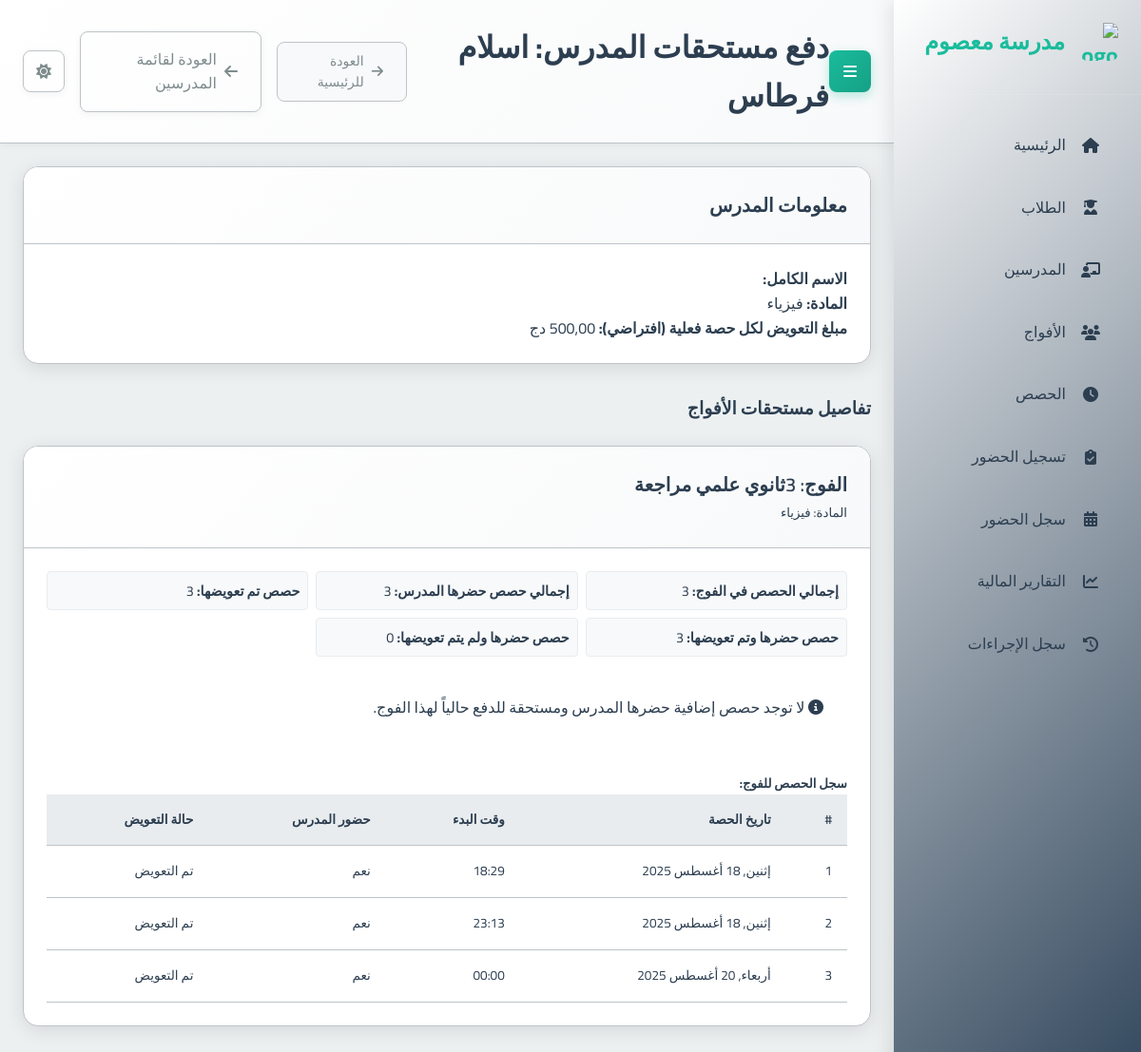
Page /payments/teacher/1/ on the committed database.
### school_app/models.py (models this page shows, shortened)
class Teacher(models.Model):
    full_name = models.CharField(max_length=201, verbose_name="الاسم الكامل")
    phone_number = models.CharField(max_length=20, unique=True, verbose_name="رقم الهاتف")
    subject = models.ForeignKey(Subject, on_delete=models.PROTECT, verbose_name="المادة الأساسية")
    created_at = models.DateTimeField(auto_now_add=True, verbose_name="تاريخ الإنشاء")
    class Meta:
        verbose_name = "مدرس"
        verbose_name_plural = "المدرسون"

class Subject(models.Model):
    name = models.CharField(max_length=100, verbose_name="اسم المادة")
    class Meta:
        verbose_name = "مادة دراسية"
        verbose_name_plural = "المواد الدراسية"

class Session(models.Model):
    group = models.ForeignKey(Group, on_delete=models.CASCADE, related_name='sessions', verbose_name="الفوج")
    date = models.DateField(verbose_name="التاريخ")
    start_time = models.TimeField(verbose_name="وقت البدء")
    duration = models.DecimalField(max_digits=4, decimal_places=2, verbose_name="المدة (ساعات)")
    teacher_attended = models.BooleanField(default=True, verbose_name="حضور المدرس")
    teacher_compensated = models.BooleanField(default=False, verbose_name="تم تعويض المدرس")
    teacher_payment_amount = models.DecimalField(max_digits=10, decimal_places=2, default=Decimal('0.00'), verbose_name="المبلغ المدفوع للمدرس")
    created_at = models.DateTimeField(auto_now_add=True, verbose_name="تاريخ الإنشاء")
    class Meta:
        verbose_name = "حصة"
        verbose_name_plural = "الحصص"

class Group(models.Model):
    name = models.CharField(max_length=100, verbose_name="اسم الفوج")
    subject = models.ForeignKey(Subject, on_delete=models.PROTECT, verbose_name="المادة")
    teacher = models.ForeignKey(Teacher, on_delete=models.CASCADE, verbose_name="المدرس")
    academic_levels = models.ManyToManyField(AcademicLevel, verbose_name="المستويات الدراسية المتوافقة")
    price_per_4_sessions = models.DecimalField(max_digits=10, decimal_places=2, verbose_name="السعر لكل 4 حصص")
    session_day = models.IntegerField(choices=[
        (0, 'الاثنين'),
        (1, 'الثلاثاء'),
        (2, 'الأربعاء'),
        (3, 'الخميس'),
        (4, 'الجمعة'),
        (5, 'السبت'),
        (6, 'الأحد')
    ], verbose_name="يوم الحصة")
    session_start_time = models.TimeField(verbose_name="وقت بداية الحصة")
    session_duration = models.DecimalField(max_digits=4, decimal_places=2, default=1.5, verbose_name="مدة الحصة (ساعات)")
    students = models.ManyToManyField(Student, through='StudentGroup', blank=True, verbose_name="الطلاب المسجلون")
    created_at = models.DateTimeField(auto_now_add=True, verbose_name="تاريخ الإنشاء")
    is_continuous = models.BooleanField(default=False, verbose_name="فوج مستمر (تُنشأ الحصص أسبوعياً تلقائياً)")
    created_sessions_until = models.DateField(null=True, blank=True, verbose_name="تم إنشاء الحصص حتى تاريخ")
    class Meta:
        verbose_name = "فوج"
        verbose_name_plural = "الأفواج"

### school_app/views.py (the view, shortened to what this page needs)
# urls.py: path('payments/teacher/<int:teacher_id>/', views.teacher_payment, name='teacher_payment'),
def teacher_payment(request, teacher_id):
    teacher = get_object_or_404(Teacher, id=teacher_id)
    page_title = f"دفع مستحقات المدرس: {teacher.full_name}"
    payment_info_by_group = []
    taught_groups = Group.objects.filter(teacher=teacher).prefetch_related('sessions', 'subject')
    for group in taught_groups:
        group_sessions_qs = group.sessions.all().order_by('date', 'start_time')
        total_sessions_in_group = group_sessions_qs.count()
        compensated_session_count = 0
        uncompensated_session_count = 0 # All uncompensated sessions for this group
        attended_and_compensated_count = 0
        attended_not_compensated_count = 0 # Attended by teacher but not yet compensated
        teacher_attended_total_count = 0
        session_details_list = []
        for session_obj in group_sessions_qs:
            teacher_attended_status = session_obj.teacher_attended if session_obj.teacher_attended is not None else False
            if teacher_attended_status:
                teacher_attended_total_count +=1
            if session_obj.teacher_compensated:
                compensated_session_count += 1
                if teacher_attended_status:
                    attended_and_compensated_count += 1
            else: # Not compensated
                uncompensated_session_count += 1
                if teacher_attended_status:
                    attended_not_compensated_count += 1
            session_details_list.append({
                'id': session_obj.id,
                'date': session_obj.date,
                'start_time': session_obj.start_time.strftime("%H:%M"),
                'teacher_attended': teacher_attended_status,
                'teacher_compensated': session_obj.teacher_compensated,
            })
        payment_info_by_group.append({
            'group_id': group.id,
            'group_name': group.name,
            'subject_name': group.subject.name,
            'total_sessions_in_group': total_sessions_in_group,
            'teacher_attended_total_count': teacher_attended_total_count,
            'compensated_session_count': compensated_session_count, # Total compensated for this group
            'uncompensated_session_count': uncompensated_session_count, # Total uncompensated for this group
            'attended_and_compensated_count': attended_and_compensated_count,
            'attended_not_compensated_count': attended_not_compensated_count, # Key for form: sessions eligible for payment
            'session_details': session_details_list,
        })
    context = {
        'teacher': teacher,
        'payment_info_by_group': payment_info_by_group,
        'TEACHER_PAY_PER_SESSION_AMOUNT': TEACHER_PAY_PER_SESSION_AMOUNT, # Placeholder for display
        'page_title': page_title
    }
    return render(request, 'school_app/teacher_payment.html', context)

### templates/school_app/teacher_payment.html (shortened to what this page needs)
{% extends "base.html" %}
{% block page_title %}{{ page_title }}{% endblock %}
{% block header_actions %}
  <a href="{% url 'teacher_list' %}" class="btn btn-outline-secondary">
    <i class="fas fa-arrow-left"></i> العودة لقائمة المدرسين
  </a>
{% endblock %}
{% block content %}
<div class="container-fluid">
  <div class="card mb-4">
    <div class="card-header">
      <h3 class="card-title">معلومات المدرس</h3>
    </div>
    <div class="card-body">
      <p><strong>الاسم الكامل:</strong> {{ teacher.first_name }} {{ teacher.last_name }}</p>
      <p><strong>المادة:</strong> {{ teacher.subject.name }}</p>
      <p><strong>مبلغ التعويض لكل حصة فعلية (افتراضي):</strong> {{ TEACHER_PAY_PER_SESSION_AMOUNT|floatformat:2 }} دج</p>
    </div>
  </div>
  {% if payment_info_by_group %}
    <h3 class="mb-3">تفاصيل مستحقات الأفواج</h3>
    {% for group_info in payment_info_by_group %}
      <div class="card mb-4">
        <div class="card-header bg-light">
          <h4 class="card-title mb-0">الفوج: {{ group_info.group_name }}</h4>
          <small class="text-muted">المادة: {{ group_info.subject_name }}</small>
        </div>
        <div class="card-body">
          <div class="payment-summary-grid mb-3">
              <div><strong>إجمالي الحصص في الفوج:</strong> {{ group_info.total_sessions_in_group }}</div>
              <div><strong>إجمالي حصص حضرها المدرس:</strong> <span class="font-weight-bold">{{ group_info.teacher_attended_total_count }}</span></div>
              <div><strong>حصص تم تعويضها:</strong> <span class="text-success font-weight-bold">{{ group_info.compensated_session_count }}</span></div>
              <div><strong>حصص حضرها وتم تعويضها:</strong> <span class="text-success">{{ group_info.attended_and_compensated_count }}</span></div>
              <div><strong>حصص حضرها ولم يتم تعويضها:</strong> <span class="text-danger font-weight-bold">{{ group_info.attended_not_compensated_count }}</span></div>
          </div>
          {% if group_info.attended_not_compensated_count > 0 %}
          <form method="post" action="{% url 'teacher_payment' teacher.id %}" class="border p-3 rounded bg-white shadow-sm mb-3">
            {% csrf_token %}
            <input type="hidden" name="action" value="pay_teacher_sessions">
            <input type="hidden" name="group_id" value="{{ group_info.group_id }}">
            <div class="form-row align-items-end">
              <div class="col-md-5 col-sm-7 mb-2">
                <label for="sessions_to_compensate_{{ group_info.group_id }}">عدد الحصص (التي حضرها المدرس) للدفع:</label>
                <input type="number" class="form-control" id="sessions_to_compensate_{{ group_info.group_id }}" name="sessions_to_compensate_count" value="{{ group_info.attended_not_compensated_count }}" min="1" max="{{ group_info.attended_not_compensated_count }}">
              </div>
              <div class="col-md-auto col-sm-5 mb-2">
                <button type="submit" class="btn btn-primary btn-block">
                  <i class="fas fa-hand-holding-usd"></i> دفع المستحقات
                </button>
              </div>
            </div>
            <small class="form-text text-muted">سيتم دفع المستحقات لأقدم الحصص التي حضرها المدرس ولم يتم تعويضه عنها بعد.</small>
          </form>
          {% else %}
            <p class="alert alert-info"><i class="fas fa-info-circle"></i> لا توجد حصص إضافية حضرها المدرس ومستحقة للدفع حالياً لهذا الفوج.</p>
          {% endif %}
          <h5 class="mt-4">سجل الحصص للفوج:</h5>
          <div class="table-responsive">
            <table class="table table-sm table-bordered table-hover" style="font-size: 0.85rem;">
              <thead class="thead-light">
                <tr>
                  <th>#</th>
                  <th>تاريخ الحصة</th>
                  <th>وقت البدء</th>
                  <th>حضور المدرس</th>
                  <th>حالة التعويض</th>
                </tr>
              </thead>
              <tbody>
                {% for session_detail in group_info.session_details %}
                  <tr class="{% if not session_detail.teacher_compensated and session_detail.teacher_attended %}table-warning{% elif session_detail.teacher_compensated and not session_detail.teacher_attended %}table-info{% endif %}">
                    <td>{{ forloop.counter }}</td>
                    <td>{{ session_detail.date|date:"D, d M Y" }}</td>
                    <td>{{ session_detail.start_time }}</td>
                    <td>
                      {% if session_detail.teacher_attended %}
                        <span class="badge badge-success">نعم</span>
                      {% elif session_detail.teacher_attended is None %}
                        <span class="badge badge-secondary">لم يحدد</span>
                      {% else %}
                        <span class="badge badge-danger">لا</span>
                      {% endif %}
                    </td>
                    <td>
                      {% if session_detail.teacher_compensated %}
                        <span class="badge badge-success">تم التعويض</span>
                      {% else %}
                        <span class="badge badge-warning">لم يتم التعويض</span>
                      {% endif %}
                    </td>
                  </tr>
                {% empty %}
                  <tr>
                    <td colspan="5" class="text-center text-muted">لا توجد حصص مجدولة لهذا الفوج بعد.</td>
                  </tr>
                {% endfor %}
              </tbody>
            </table>
          </div>
        </div>
      </div>
    {% endfor %}
  {% else %}
    <p class="text-center text-muted lead mt-4">هذا المدرس غير مسجل في أي فوج حالياً أو لا توجد أفواج متاحة.</p>
  {% endif %}
</div>
{% endblock %}

### static/css/main.css (style rules this page uses)
:root { --primary-color: #2c3e50; --primary-light: #34495e; --primary-darker: #1a252f; --accent-color: #1abc9c; --accent-light: #2fe2b3; --accent-dark: #16a085; --text-color: #2c3e50; --text-secondary: #7f8c8d; --text-on-primary: #ffffff; --text-on-accent: #ffffff; --text-nav: #2c3e50; --background-color: #ecf0f1; --card-background: #ffffff; --input-background: #ffffff; --border-color: #bdc3c7; --input-border-color: #bdc3c7; --success-color: #2ecc71; --warning-color: #f39c12; --error-color: #e74c3c; --info-color: #1E90FF; --table-header-background: #e9ecef; --table-row-hover-background: #f8f9fa; --box-shadow-color: rgba(0, 0, 0, 0.1); --box-shadow-color-hover: rgba(0, 0, 0, 0.15); --box-shadow-soft-color: rgba(0, 0, 0, 0.05); --subtle-background: #f8f9fa; --spacing-xs: 8px; --spacing-sm: 16px; --spacing-md: 24px; --spacing-lg: 32px; --spacing-xl: 48px; --font-family: 'Cairo', sans-serif; --font-size-xs: 12px; --font-size-sm: 14px; --font-size-md: 16px; --font-size-lg: 20px; --font-size-xl: 24px; --font-size-xxl: 32px; --border-radius-sm: 4px; --border-radius-md: 8px; --border-radius-lg: 16px; --transition-fast: 0.2s ease; --transition-normal: 0.3s ease; --transition-slow: 0.5s ease; --sidebar-width: 260px; }
* { margin: 0; padding: 0; box-sizing: border-box; direction: rtl; }
html { direction: rtl; font-size: 16px; }
body { font-family: var(--font-family); background-color: var(--background-color); color: var(--text-color); line-height: 1.6; transition: background-color var(--transition-normal), color var(--transition-normal); overflow-x: hidden; }
.card { background-color: var(--card-background); border-radius: var(--border-radius-lg); box-shadow: 0 4px 20px var(--box-shadow-color); margin-bottom: var(--spacing-md); overflow: hidden; transition: all var(--transition-normal); border: 1px solid var(--border-color); }
.card-header { padding: var(--spacing-md); border-bottom: 1px solid var(--border-color); background: linear-gradient(135deg, var(--card-background) 0%, var(--subtle-background) 100%); }
.card-title { font-size: var(--font-size-lg); font-weight: 600; margin: 0; color: var(--text-color); }
.card-body { padding: var(--spacing-md); color: var(--text-color); }
.btn { font-family: var(--font-family); padding: var(--spacing-sm) var(--spacing-md); border: none; border-radius: var(--border-radius-md); cursor: pointer; font-size: var(--font-size-md); font-weight: 500; text-decoration: none; display: inline-flex; align-items: center; gap: var(--spacing-xs); transition: all var(--transition-fast); box-shadow: 0 2px 8px var(--box-shadow-soft-color); }
.btn-outline-secondary { background-color: transparent; border: 1px solid var(--border-color); color: var(--text-secondary); }
.alert { padding: var(--spacing-md); border-radius: var(--border-radius-md); margin-bottom: var(--spacing-md); border: 1px solid transparent; position: relative; }
.mb-3 { margin-bottom: var(--spacing-md); }
.mb-4 { margin-bottom: var(--spacing-lg); }
.mt-4 { margin-top: var(--spacing-lg); }
table { width: 100%; border-collapse: collapse; }
th, td { padding: var(--spacing-sm); text-align: right; border-bottom: 1px solid var(--border-color); }
th { background-color: var(--table-header-background); font-weight: 600; color: var(--text-color); }

### templates/school_app/teacher_payment.html (style rules this page uses)
.payment-summary-grid { display: grid; grid-template-columns: repeat(auto-fit, minmax(220px, 1fr)); gap: 0.5rem; margin-bottom: 1rem; font-size: 0.9rem; }
.payment-summary-grid > div { background-color: #f8f9fa; padding: 0.5rem; border-radius: 0.25rem; border: 1px solid #e9ecef; }

### rows in the picture
Teacher: subject.name "فيزياء"
Session: group_name "3ثانوي علمي مراجعة", subject_name "فيزياء", total_sessions_in_group "3", teacher_attended_total_count "3", compensated_session_count "3", attended_and_compensated_count "3", attended_not_compensated_count "0", start_time "18:29" "23:13" "00:00", date "أربعاء, 20 أغسطس 2025"
Session: date "إثنين, 18 أغسطس 2025"
Session: date "إثنين, 18 أغسطس 2025"

### other values in the picture
{{ page_title }} "دفع مستحقات المدرس: اسلام فرطاس"
